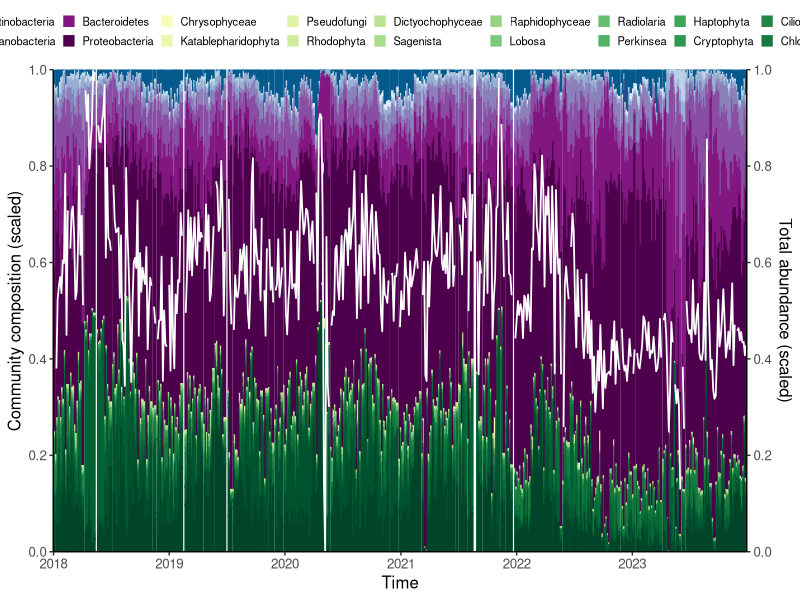
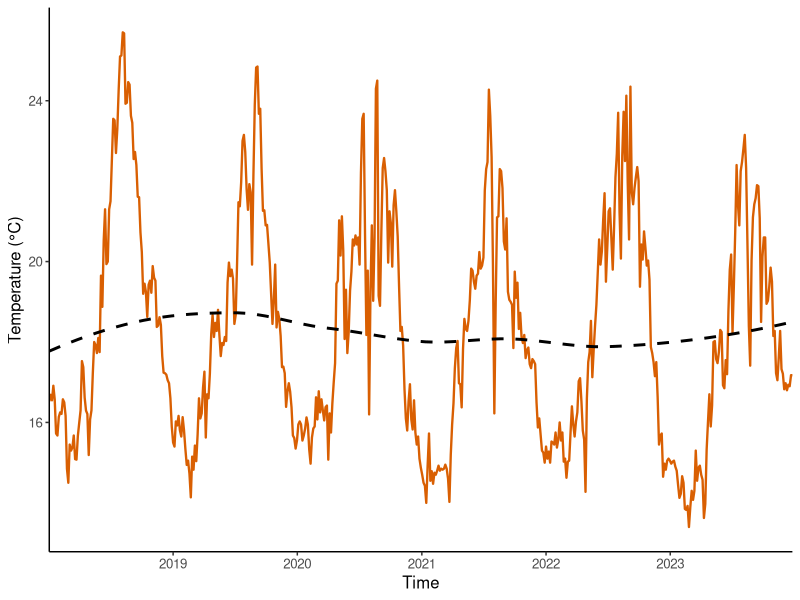
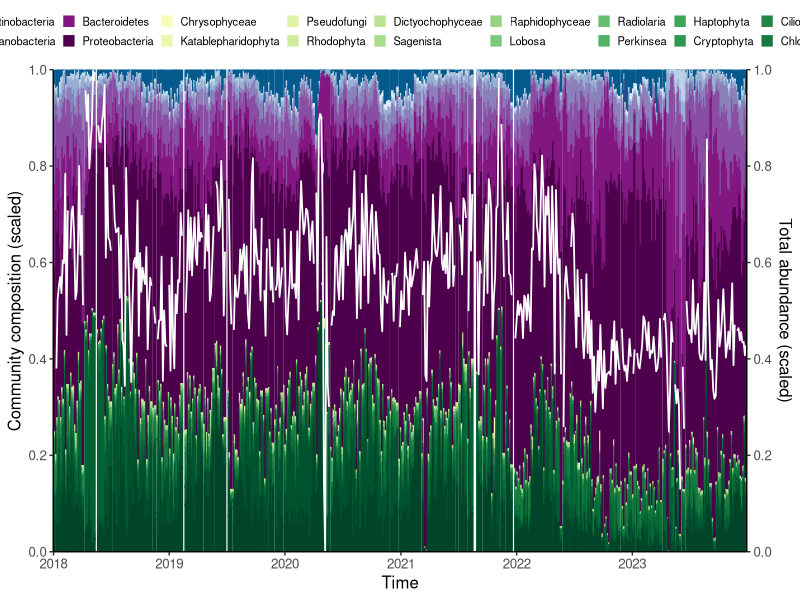
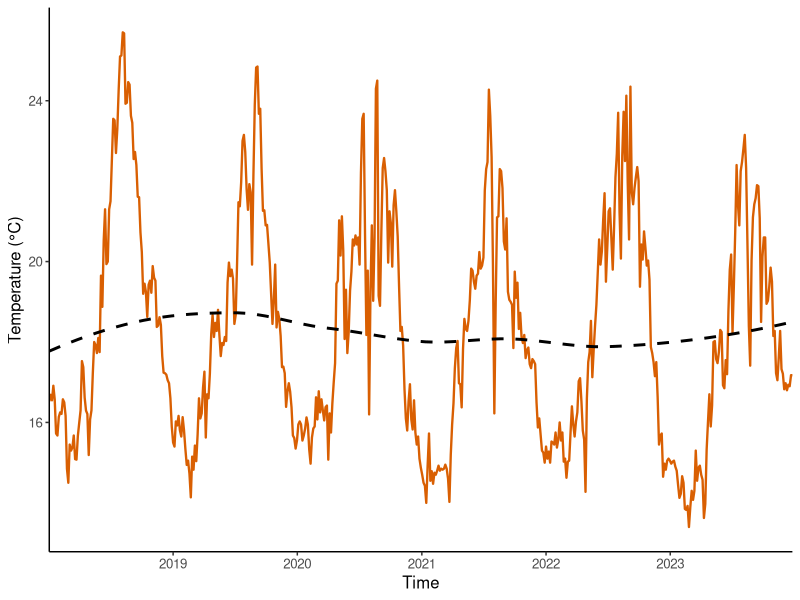

Write the R code that produced these figures, in order.
## ---- chunk 1
#| label: setup
#| message: false
#| warning: false

# 加载核心包
library(tidyverse)

# 读取元数据：提供序列 ID 与较高分类学级别的映射关系
taxa_info <- read.csv("../data/taxa_information.csv")
## ---- chunk 2
#| label: data-preprocessing
#| message: false

# 读取时间序列丰度数据并进行预处理
data <- read.csv("../data/data_sequences_0.1_rel_ab_0.5_occ_binned_4_days_with_temperature.csv") %>%
  # 宽表转长表，适应时间序列绘图
  gather(-date, key = "variable", value = "value") %>%
  # 匹配分类学标签
  left_join(taxa_info, by = c("variable" = "sequence_ID")) %>%
  # 质控：剔除无法进行分类学鉴定的序列
  filter(!is.na(domain)) %>% 
  # 将单个 ASV 的相对丰度聚合到各自的高级分类群中
  group_by(date, group, domain) %>%
  summarise(rel_ab = sum(value, na.rm = TRUE), .groups = "drop")
## ---- chunk 3
#| label: attributes-and-scaling

plotting_attributes <- taxa_info %>%
  select(group, domain, rel_ab_mean, color) %>%
  filter(!is.na(domain)) %>% 
  group_by(group, domain, color) %>%
  summarise(rel_ab = sum(rel_ab_mean, na.rm = TRUE), .groups = "drop") %>%
  arrange(domain, rel_ab)

plot_data <- data %>%
  mutate(group = factor(group, levels = pull(plotting_attributes, "group")))

scale_values <- function(x){(x - min(x, na.rm = TRUE)) / (max(x, na.rm = TRUE) - min(x, na.rm = TRUE))} 

total_abundance_scaled <- ungroup(data) %>%
  group_by(date) %>%
  summarise(rel_ab = sum(rel_ab), .groups = "drop") %>% 
  mutate(rel_ab = ifelse(rel_ab == 0, NA, rel_ab)) %>% 
  mutate(rel_ab_scaled = scale_values(rel_ab))
## ---- chunk 4
#| label: fig-community-composition
#| fig-cap: "图1：微生物群落组成与总丰度的时间序列变化"
#| fig-width: 12
#| fig-height: 4
#| warning: false

ggplot(plot_data, aes(y = rel_ab, x = date(date))) +
  geom_bar(stat = "identity", aes(color = group, fill = group), position = "fill") +
  scale_color_manual(values = pull(plotting_attributes, "color"), name = "") +
  scale_fill_manual(values = pull(plotting_attributes, "color"), name = "") +
  theme_classic() +
  ylab("Community composition (scaled)") +
  xlab("Time") +
  theme(legend.position = "top", 
        text = element_text(size = 12), 
        legend.text = element_text(size = 8), 
        legend.key.size = unit(0.3, "cm")) + 
  scale_x_date(date_breaks = "1 year", date_labels = "%Y", expand = c(0, 0)) +
  scale_y_continuous(expand = c(0, 0), 
                     sec.axis = sec_axis(~. * 1, name = "Total abundance (scaled)", breaks = seq(0, 1, 0.2)), 
                     breaks = seq(0, 1, 0.2)) +
  geom_line(data = total_abundance_scaled, aes(y = rel_ab_scaled), color = "white", linewidth = 0.6) +
  guides(colour = guide_legend(nrow = 2), fill = guide_legend(nrow = 2))

ggsave("../plots/Fig_1A_microbial_community_time_series.pdf", width = 12, height = 3.5)
## ---- chunk 5
#| label: fig-temperature-dynamics
#| fig-cap: "图2：采样期间水温的时间序列与季节性波动"
#| fig-width: 10
#| fig-height: 3
#| warning: false
#| message: false

# 重新读取原始宽表数据并专门提取温度列
raw_data <- read.csv("../data/data_sequences_0.1_rel_ab_0.5_occ_binned_4_days_with_temperature.csv")

# 整理环境数据（剔除多余的物种丰度列，保留时间和温度）
env_data <- raw_data %>%
  select(date, temperature) %>%
  # 确保日期列被 R 语言正确识别为时间格式
  mutate(date = as.Date(date))

# 绘制温度变化折线图
ggplot(env_data, aes(x = date, y = temperature)) +
  # 绘制温度主线（橙红色）
  geom_line(color = "#d95f02", linewidth = 0.8) +
  # 添加一条平滑的长期趋势线（黑色虚线）
  geom_smooth(method = "loess", color = "black", linetype = "dashed", se = FALSE) +
  theme_classic() +
  labs(y = "Temperature (°C)", x = "Time") +
  scale_x_date(date_breaks = "1 year", date_labels = "%Y", expand = c(0, 0)) +
  theme(text = element_text(size = 12))

# 保存图片到 plots 文件夹
ggsave("../plots/Fig_4A_Temperature_series.pdf", width = 10, height = 3)
